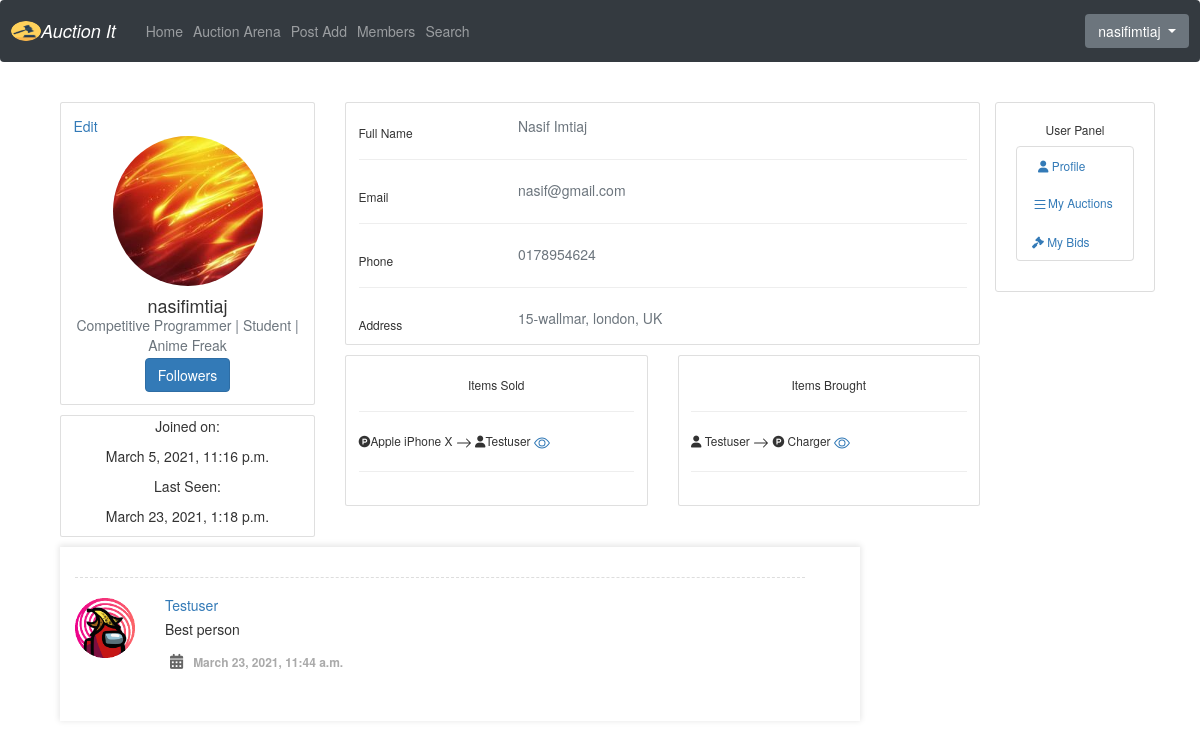
Screenshot of /center/2/ (signed in) with the database file from the repository.
### users/models.py (models this page shows, shortened)
class Profile(models.Model):
    user = models.OneToOneField(User, on_delete=models.CASCADE)
    image = models.ImageField(default='default.jpg', upload_to='profile_pics')
    full_name = models.CharField(default='@Example_name', max_length=100)
    phone_number =  models.TextField(default='@Example_045978346')
    address = models.TextField(default='@Example_13-65 new jersey')
    last_active = models.DateTimeField(blank=True, null=True)
    bio = models.TextField(default='You bio')
    @property
    def update_last_active(self):
        self.last_active = timezone.now()
        self.save()
        return self.user.username
    def save(self, *args, **kwargs):
        super().save(*args, **kwargs)
        img = Image.open(self.image.path)
        if img.height > 200 or img.width > 200:
            output_size = (200, 200)
            img.thumbnail(output_size)
            img.save(self.image.path)

### core/models.py (models this page shows, shortened)
class Bets(models.Model):
    item = models.ForeignKey(AuctionItem,on_delete=models.CASCADE)
    better = models.ForeignKey(User, on_delete=models.CASCADE)
    amount = models.IntegerField()
    is_accepted = models.BooleanField(default=False)
    betted_time = models.DateTimeField(default=timezone.now)
    accepted_time = models.DateTimeField(blank=True, null=True)
    class Meta:
        unique_together = ('item', 'better')
        verbose_name = 'Bet'
        verbose_name_plural = 'Bets'

class AuctionItem(models.Model):
    name = models.CharField(max_length=50)
    owner = models.ForeignKey(User, on_delete=models.CASCADE)
    category = models.ForeignKey(Category, on_delete=models.CASCADE)
    date_posted = models.DateTimeField(default=timezone.now)
    is_sold = models.BooleanField(default=False)
    location = models.ForeignKey(Location, on_delete=models.CASCADE)
    color = models.CharField(max_length=50)
    model = models.CharField(max_length=50)
    description = models.TextField()
    def __str__(self):
        return self.name

class Review(models.Model):
    reviewed_to = models.ForeignKey(User,related_name="reviewed_to",on_delete=models.CASCADE)
    reviewed_by = models.ForeignKey(User,related_name="reviewed_by",on_delete=models.CASCADE)
    text = models.TextField()
    date_posted = models.DateTimeField(default=timezone.now)

### center/views.py (the view)
# urls.py: path('center/<int:pk>/', PofileDetailView.as_view(), name='user_profile'),
class PofileDetailView(DetailView):
    template_name = 'center/user_profile.html'
    model = User
    context_object_name = "v_user"
    form_class = ReviewForm
    def get_context_data(self, **kwargs):
        context = super().get_context_data(**kwargs)
        context['is_follower'] = self.object.following.filter(followed_by=self.request.user).exists()
        context.update({
        'broughts' : Bets.objects.filter(better=self.kwargs.get('pk'), is_accepted=True),
        'solds' : Bets.objects.filter(item__owner=self.kwargs.get('pk'), is_accepted=True),
        'reviews' : Review.objects.filter(reviewed_to = self.kwargs.get('pk') ),
        'followers' : Follower.objects.filter(following= self.kwargs.get('pk'),followed_by = self.request.user ),
        'form2': self.form_class()
        })
        return context

### center/templates/center/user_profile.html (shortened to what this page needs)
{% extends 'center/base.html' %}
    {% block content %}
<head>
    <link href="https://maxcdn.bootstrapcdn.com/font-awesome/4.3.0/css/font-awesome.min.css" rel="stylesheet">
</head>
     <div class="container">
    <div class="main-body">
          <div class="row gutters-sm">
            <div class="col-md-3 mb-3">
              <div class="card">
                <div class="card-body">
                  {% if user.username == object.username %}
                    <a href="/profile">Edit</a>
                     {% endif %}
                  <div class="d-flex flex-column align-items-center text-center">
                    <img src="{{ object.profile.image.url }}" alt="Admin" class="rounded-circle" width="150">
                    <div class="mt-3">
                      <h4>{{object.username}}</h4>
                      <p class="text-secondary mb-1">{{object.profile.bio}}</p>
                        <a href="{% url 'center:followers_list' object.id %}"> <button class="btn btn-primary">Followers</button></a>
                    </div>
                  </div>
                </div>
              </div>
              <div class="card mt-3">
                   <p align="center"> Joined on:</p>
                    <p align="center">  {{object.profile.user.date_joined}}</p>
                  <p align="center"> Last Seen:</p>
                    <p align="center">  {{object.profile.last_active}}</p>
              </div>
            </div>
            <div class="col-md-7">
              <div class="card mb-3">
                <div class="card-body">
                  <div class="row">
                    <div class="col-sm-3">
                      <h6 class="mb-0">Full Name</h6>
                    </div>
                    <div class="col-sm-9 text-secondary">
                      {{object.profile.full_name}}
                    </div>
                  </div>
                  <hr>
                  <div class="row">
                    <div class="col-sm-3">
                      <h6 class="mb-0">Email</h6>
                    </div>
                    <div class="col-sm-9 text-secondary">
                      {{object.profile.user.email}}
                    </div>
                  </div>
                  <hr>
                  <div class="row">
                    <div class="col-sm-3">
                      <h6 class="mb-0">Phone</h6>
                    </div>
                    <div class="col-sm-9 text-secondary">
                    {{object.profile.phone_number}}
                    </div>
                  </div>
                  <hr>
                  <div class="row">
                    <div class="col-sm-3">
                      <h6 class="mb-0">Address</h6>
                    </div>
                    <div class="col-sm-9 text-secondary">
                     {{object.profile.address}}
                    </div>
                  </div>
                </div>
              </div>
              <div class="row gutters-sm">
                <div class="col-sm-6 mb-3">
                  <div class="card h-100">
                    <div class="card-body">
                       <h6 align="center">Items Sold </h6>
                       <hr>
                        {% for sold in solds|slice:":5" %}
                      <small>
                          <i class="fa fa-product-hunt" aria-hidden="true"></i>{{sold.item}}
                          <svg xmlns="http://www.w3.org/2000/svg" width="16" height="16" fill="currentColor" class="bi bi-arrow-right" viewBox="0 0 16 16">
  <path fill-rule="evenodd" d="M1 8a.5.5 0 0 1 .5-.5h11.793l-3.147-3.146a.5.5 0 0 1 .708-.708l4 4a.5.5 0 0 1 0 .708l-4 4a.5.5 0 0 1-.708-.708L13.293 8.5H1.5A.5.5 0 0 1 1 8z"/>
</svg>
                            <i class="fa fa-user" aria-hidden="true"></i>{{sold.better}}
                           <a href="{% url 'center:detail_product' sold.item.id %}"> </a>
                      </small>
                      <hr>
                         {% endfor %}
                    </div>
                  </div>
                </div>
                <div class="col-sm-6 mb-3">
                  <div class="card h-100">
                    <div class="card-body">
                      <h6 align="center">Items Brought </h6>
                      <hr>
                        {% for brought in broughts|slice:":5" %}
                                      <small>
                                         <i class="fa fa-user" aria-hidden="true"></i>
                                      {{brought.item.owner.username}}
                                           <svg xmlns="http://www.w3.org/2000/svg" width="16" height="16" fill="currentColor" class="bi bi-arrow-right" viewBox="0 0 16 16">
                                              <path fill-rule="evenodd" d="M1 8a.5.5 0 0 1 .5-.5h11.793l-3.147-3.146a.5.5 0 0 1 .708-.708l4 4a.5.5 0 0 1 0 .708l-4 4a.5.5 0 0 1-.708-.708L13.293 8.5H1.5A.5.5 0 0 1 1 8z"/>
                                            </svg>
                                                                                      <i class="fa fa-product-hunt" aria-hidden="true"></i>
                                                                                      {{brought.item}}
                                                                                        <a href="{% url 'center:detail_product' brought.item.id %}"> </a>
                                      </small>
                       <hr>
                            {% endfor %}
                    </div>
                  </div>
                </div>
              </div>
            </div>
          </div>
        </div>
<section class="content-item" id="comments" >
            <div class="container">
                <div class="row">
                    <div class="col-sm-8">
            {% for review in reviews %}
                <div class="media">
                    <a class="pull-left" href="{{ review.reviewed_by.profile.image.url }}"><img class="media-object" src="{{ review.reviewed_by.profile.image.url }}" alt=""></a>
                    <div class="media-body">
                        <h5 class="media-heading"><a href="{% url 'center:user_profile' review.reviewed_by.id%}" >{{review.reviewed_by}}</a> </h5>
                        <p>{{review.text}}</p>
                        <ul class="list-unstyled list-inline media-detail pull-left">
                            <li><i class="fa fa-calendar"></i>{{review.date_posted}}</li>
                        </ul>
                    </div>
                </div>
                {% endfor %}
            </div>
        </div>
    </div>
</section>
    </div>
    {% endblock content %}

### templates/base.html (shortened to what this page needs)
 {% load static %}
<!DOCTYPE html>
<html lang="en">
<head>
    <link href="https://maxcdn.bootstrapcdn.com/font-awesome/4.3.0/css/font-awesome.min.css" rel="stylesheet">
    <link href="https://maxcdn.bootstrapcdn.com/font-awesome/4.7.0/css/font-awesome.min.css" rel="stylesheet">
<link rel="stylesheet" href="path/to/font-awesome/css/font-awesome.min.css">
        <link href="https://unpkg.com/filepond/dist/filepond.css" rel="stylesheet" />
      <link rel="stylesheet" type="text/css" href="{% static 'css/style.css' %}"/>
    <link rel="stylesheet" href="https://stackpath.bootstrapcdn.com/bootstrap/4.4.1/css/bootstrap.min.css"
>
</head>
<body>
    <nav class="navbar navbar-expand-lg navbar-dark bg-dark">
      <a class="navbar-brand" href="{% url 'core:home' %}">
          <div class="row">
               <img class="rounded-circle" src="{% static 'my_file/auction.png' %}" width="30" height="20" alt="Image">
              <p style="font-style: italic;">Auction It</p>
          </div>
         </a>
      <div class="collapse navbar-collapse" id="navbarNav">
        <ul class="navbar-nav">
          <li class="nav-item {{ home_nav }}">
            <a class="nav-link" href="{% url 'core:home' %}">Home</a>
          </li>
            {% if user.is_authenticated %}
                <li class="nav-item {{ on_auction_nav }}">
                <a class="nav-link" href="{% url 'center:on_auction' %}">Auction Arena</a>
              </li>
                <li class="nav-item {{ create_product_nav }}">
                <a class="nav-link" href="{% url 'center:create_product' %}">Post Add</a>
              </li>
            <li class="nav-item {{ members_nav }}">
                <a class="nav-link" href="{% url 'core:members' %}">Members</a>
              </li>
            <li class="nav-item {{ search_nav }}">
                <a class="nav-link" href="/search">Search</a>
              </li>
            {% endif %}
        </ul>
      </div>
      <div >
        <ul class="navbar-nav ml-auto">
            {% if user.is_authenticated %}
                 <div class="dropdown" >
                      <button class="btn btn-secondary dropdown-toggle" type="button" id="dropdownMenuButton" data-toggle="dropdown" aria-haspopup="true" aria-expanded="false">
                       {{user.profile.update_last_active}}
                      </button>
                </div>
                {% else %}
                   <p><a href="/login"> Login</a> / <a href="/register"> Register</a> </p>
                {% endif %}
        </ul>
    </div>
    </nav>
    <br/>
<main role="main" class="container">
      <div class="row">
        <div class="col-md-10">
          {% block content %}
            {% endblock %}
        </div>
           {% if user.is_authenticated %}
                    <div class="col-md-2" >
                      <div class="content-section"algin="right">
                        <h6 align="center">User Panel</h6>
                          <ul class="list-group">
                           <small> <li class="list-group-item list-group-item-light"> <a class="mr-2" href="{% url 'center:user_profile' user.id %}">   <i class="fa fa-user" aria-hidden="true" style="margin-left: 6px;"></i> Profile</a></li>
                            <li class="list-group-item list-group-item-light"> <a  href="{% url 'center:my_items' %}"></i>My Auctions</a></li>
                            <li class="list-group-item list-group-item-light"><a  href="{% url 'center:my_bets' %}"><i class="fa fa-gavel" aria-hidden="true"></i> My Bids</a></li></small>
                          </ul>
                      </div>
                    </div>
            {% endif%}
      </div>
    </main>
    <link rel="stylesheet" href="https://maxcdn.bootstrapcdn.com/bootstrap/3.4.1/css/bootstrap.min.css">
</body>
</html>

### static/css/style.css (style rules this page uses)
body { background: #fafafa; color: #333333; margin-top: 5rem; }
h1, h2, h3, h4, h5, h6 { color: #444444; }
ul { margin: 0; }
.content-section { background: #ffffff; padding: 10px 20px; border: 1px solid #dddddd; border-radius: 3px; margin-bottom: 20px; }
h4 { display:inline; }
h4:after { content:"\a"; white-space: pre; }

### center/templates/center/user_profile.html (style rules this page uses)
body { margin-top:20px; }
.content-item { padding:30px 0; background-color:#FFFFFF; }
#comments { box-shadow: 0 -1px 6px 1px rgba(0,0,0,0.1); background-color:#FFFFFF; width : 800px; }
#comments .media { border-top:1px dashed #DDDDDD; padding:20px 0; margin:0; }
#comments .media > .pull-left { margin-right:20px; }
#comments .media img { max-width:60px; }
#comments .media p { margin-bottom:15px; text-align:justify; }
#comments .media-detail { margin:0; }
#comments .media-detail li { color:#AAAAAA; font-size:12px; padding-right: 10px; font-weight:600; }
#comments .media-detail li:last-child { padding-right:0; }
#comments .media-detail li i { color:#666666; font-size:15px; margin-right:10px; }

### rows the page displays
Bets: item "Apple iPhone X", better "Testuser"
Bets: item.owner.username "Testuser", item "Charger"
Review: reviewed_by.profile.image (picture), reviewed_by "Testuser", text "Best person", date_posted "March 23, 2021, 11:44 a.m."

### other values shown
{{ user.profile.update_last_active }} "nasifimtiaj"
{{ object.username }} "nasifimtiaj"
{{ object.profile.bio }} "Competitive Programmer | Student | Anime Freak"
{{ object.profile.user.date_joined }} "March 5, 2021, 11:16 p.m."
{{ object.profile.last_active }} "March 23, 2021, 1:18 p.m."
{{ object.profile.full_name }} "Nasif Imtiaj"
{{ object.profile.user.email }} "nasif@gmail.com"
{{ object.profile.phone_number }} "0178954624"
{{ object.profile.address }} "15-wallmar, london, UK"
